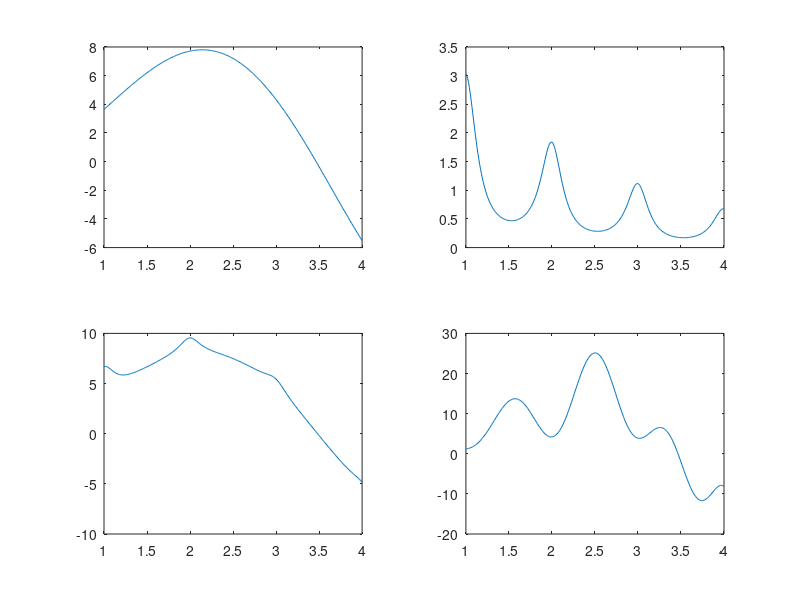

Write MATLAB code to recreate this figure.
clear all, close all;

x = 1:0.01:4;

f = @(x) x.*(1+sin(x).*pi);
g = @(x) (5*exp(-x/2)./(3-2*cos(2*pi*x)));

subplot(2,2,1);plot(x, f(x));
subplot(2,2,2);plot(x, g(x));
subplot(2,2,3);plot(x, g(x)+f(x));
subplot(2,2,4);plot(x, f(x)./g(x));




